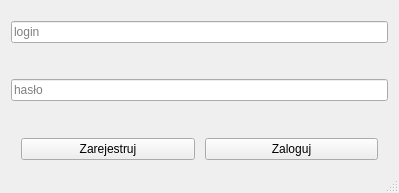
<?xml version="1.0" encoding="UTF-8"?>
<ui version="4.0">
 <class>LoginWindow</class>
 <widget class="QMainWindow" name="LoginWindow">
  <property name="enabled">
   <bool>true</bool>
  </property>
  <property name="geometry">
   <rect>
    <x>0</x>
    <y>0</y>
    <width>399</width>
    <height>193</height>
   </rect>
  </property>
  <property name="baseSize">
   <size>
    <width>50</width>
    <height>50</height>
   </size>
  </property>
  <property name="windowTitle">
   <string>Warcaby</string>
  </property>
  <widget class="QWidget" name="centralWidget">
   <layout class="QGridLayout" name="gridLayout">
    <item row="0" column="0">
     <layout class="QVBoxLayout" name="verticalLayout">
      <property name="spacing">
       <number>10</number>
      </property>
      <property name="sizeConstraint">
       <enum>QLayout::SetDefaultConstraint</enum>
      </property>
      <property name="topMargin">
       <number>10</number>
      </property>
      <item>
       <widget class="QLineEdit" name="loginLineEdit">
        <property name="inputMask">
         <string/>
        </property>
        <property name="echoMode">
         <enum>QLineEdit::Normal</enum>
        </property>
        <property name="placeholderText">
         <string>login</string>
        </property>
       </widget>
      </item>
      <item>
       <spacer name="verticalSpacer">
        <property name="orientation">
         <enum>Qt::Vertical</enum>
        </property>
        <property name="sizeHint" stdset="0">
         <size>
          <width>20</width>
          <height>40</height>
         </size>
        </property>
       </spacer>
      </item>
      <item>
       <widget class="QLineEdit" name="passwordLineEdit">
        <property name="inputMask">
         <string/>
        </property>
        <property name="echoMode">
         <enum>QLineEdit::Password</enum>
        </property>
        <property name="placeholderText">
         <string>hasło</string>
        </property>
       </widget>
      </item>
      <item>
       <spacer name="verticalSpacer_2">
        <property name="orientation">
         <enum>Qt::Vertical</enum>
        </property>
        <property name="sizeHint" stdset="0">
         <size>
          <width>20</width>
          <height>40</height>
         </size>
        </property>
       </spacer>
      </item>
      <item>
       <layout class="QHBoxLayout" name="horizontalLayout" stretch="10,10">
        <property name="spacing">
         <number>10</number>
        </property>
        <property name="sizeConstraint">
         <enum>QLayout::SetFixedSize</enum>
        </property>
        <property name="leftMargin">
         <number>10</number>
        </property>
        <property name="rightMargin">
         <number>10</number>
        </property>
        <item>
         <widget class="QPushButton" name="registerButton">
          <property name="text">
           <string>Zarejestruj</string>
          </property>
         </widget>
        </item>
        <item>
         <widget class="QPushButton" name="loginButton">
          <property name="text">
           <string>Zaloguj</string>
          </property>
         </widget>
        </item>
       </layout>
      </item>
     </layout>
    </item>
   </layout>
  </widget>
  <widget class="QMenuBar" name="menuBar">
   <property name="geometry">
    <rect>
     <x>0</x>
     <y>0</y>
     <width>399</width>
     <height>22</height>
    </rect>
   </property>
  </widget>
  <widget class="QStatusBar" name="statusBar"/>
 </widget>
 <layoutdefault spacing="6" margin="11"/>
 <resources/>
 <connections/>
</ui>
